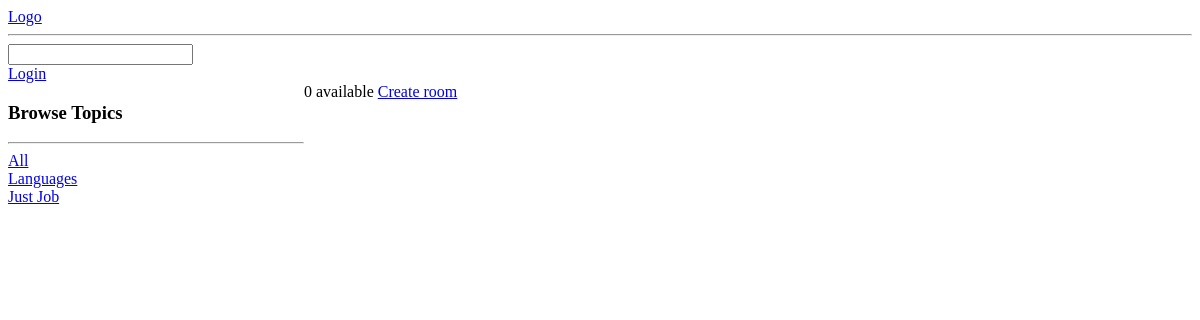
/?q=Languages, run on an earlier commit of the app's database.
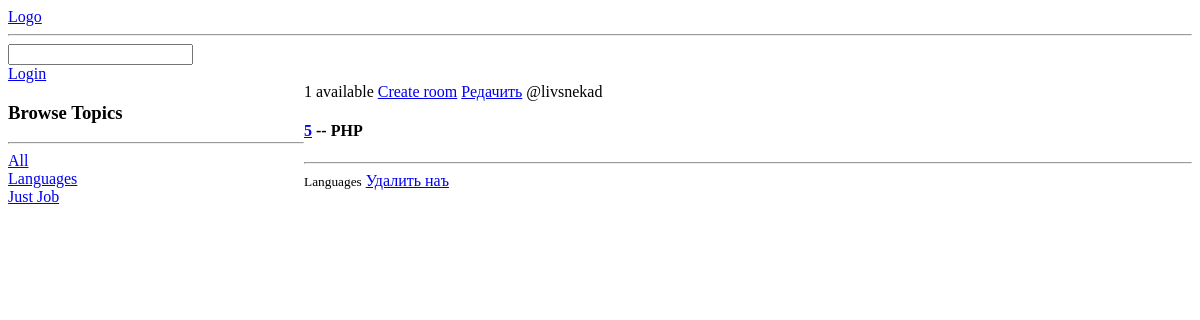
And on a later commit of the database.
### base/models.py (models this page shows, shortened)
class Topic(models.Model):
    name = models.CharField(max_length=200)
    def __str__(self):
        return self.name

class Room(models.Model):
    host = models.ForeignKey(User, on_delete=models.SET_NULL, null=True)
    topic = models.ForeignKey(Topic, on_delete=models.SET_NULL, null=True)
    name = models.CharField(max_length=200)
    description = models.TextField(null=True, blank=True)
    updated = models.DateTimeField(auto_now=True)
    created = models.DateTimeField(auto_now_add=True)
    class Meta:
        ordering = ['-updated', '-created']

### djangoProject/views.py (the view)
# urls.py: path('', views.index, name='home'),
def index(request):
    q = request.GET.get('q') if request.GET.get('q') is not None else ''
    rooms = Room.objects.filter(
        Q(topic__name__icontains=q) |
        Q(name__icontains=q) |
        Q(host__username=q)
    )
    room_count = rooms.count()
    topics = Topic.objects.all()
    context = {'rooms': rooms, 'topics': topics, 'room_count': room_count}
    return render(request, 'base/home.html', context)

### base/templates/base/home.html (shortened to what this page needs)
{% extends 'index.html' %}
{% block content %}
    <div class="home-container">
        <div>
            <h3>Browse Topics</h3>
            <hr>
            <div>
                <a href="{% url 'home' %}">All</a>
            </div>
            {% for topic in topics %}
            <div>
                <a href="{% url 'home' %}?q={{topic.name}}">{{topic.name}}</a>
            </div>
            {% endfor %}
        </div>
    <div>
    {{ room_count }} available
        <a href="{% url 'create-room' %}">Create room</a>
        {% for room in rooms %}
        <a href="{% url 'update-room' room.id%}">Редачить</a>
        <span>@{{room.host.username}}</span>
            <h4><a href='{%  url "room" room.id %}'>{{ room.id }}</a> -- {{room.name}}</h4>
        <hr>
        <small>{{room.topic}}</small>
        <a href="{% url 'destroy-room' room.id %}">Удалить наъ</a>
        {% endfor %}
    </div>
    </div>
{% endblock content %}

What changed in the data, as far as the page shows it:
added Room: host.username "livsnekad", id "5", name "PHP", topic "Languages"
Also different on the page:
{{ room_count }}: "0" → "1"
